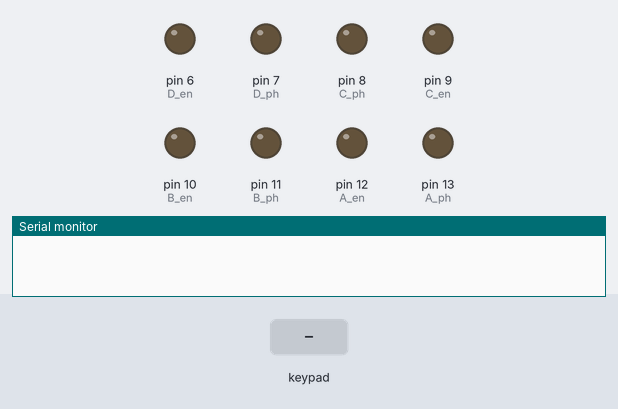
A sketch run on a simulated Arduino Uno, built with avr-gcc and run on an emulated ATmega328P. Parts: output pins drawn as LEDs (lit = HIGH), the last lines printed to the serial monitor. The test bench sets the inputs (shaded band).

Above: at 1.2 s.
1.3 s: key '1' pressed
At 2.5 s:
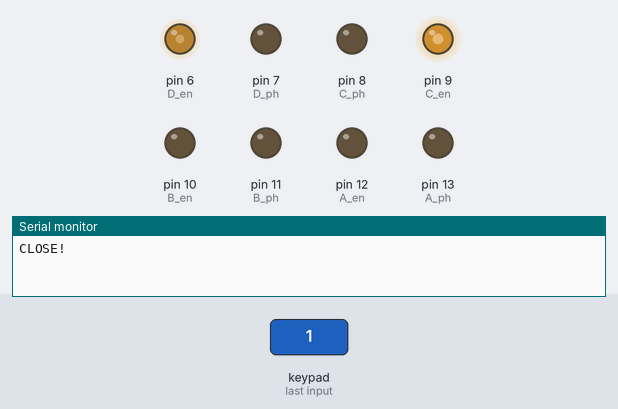
2.8 s: keypad keys 1 2 pressed 0.4 s apart
At 4.1 s:
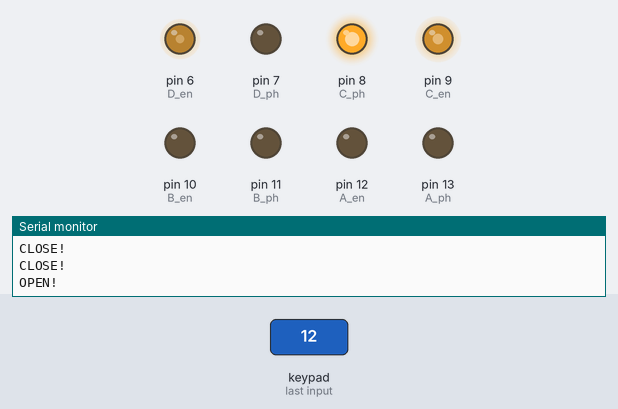
5.1 s: key '3' pressed
At 6.3 s:
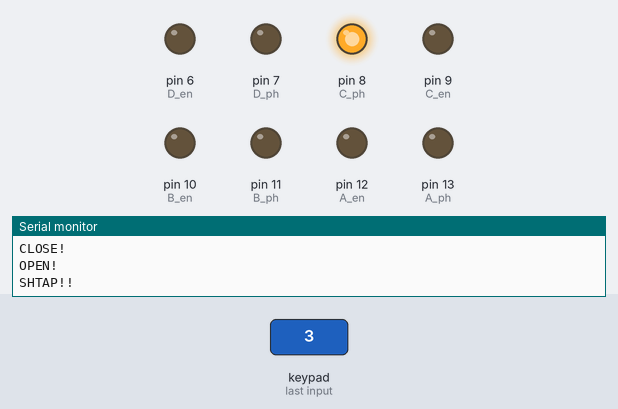
6.6 s: key '2' pressed
At 7.5 s:
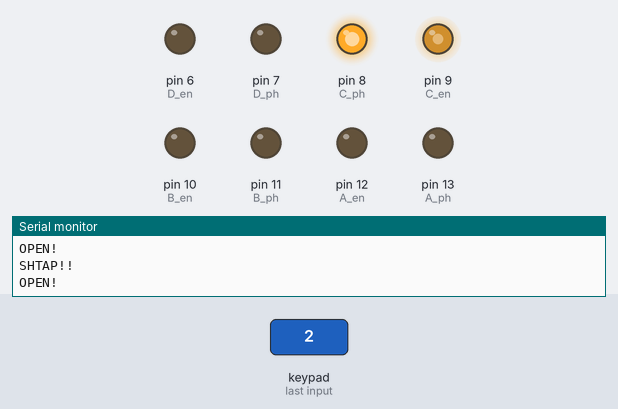
8.1 s: key '4' pressed
At 8.6 s:
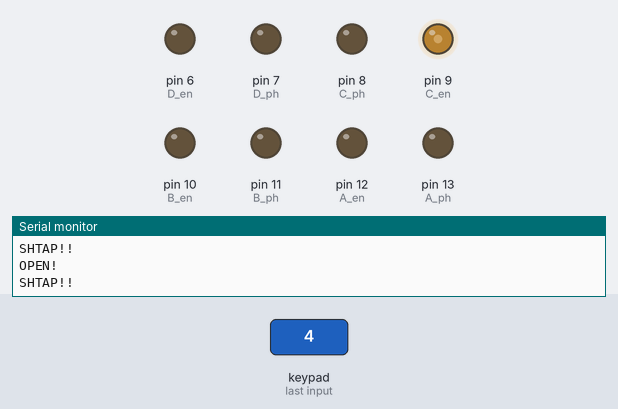
Timing chart, 0 to 10.6 s (numbered marks = the images above; inputs shaded):
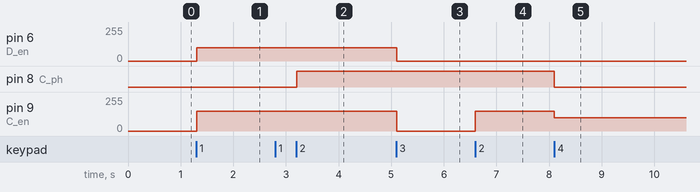

Measured:
- after the input at 1.3 s, pin 6 (D_en): 0/255 → 100/255 at once; pin 9 (C_en): 0/255 → 150/255 at once
- after the input at 2.8 s, pin 8 (C_ph): LOW → HIGH after 0.41 s
- after the input at 5.1 s, pin 6 (D_en): 100/255 → 0/255 at once; pin 9 (C_en): 150/255 → 0/255 at once
- after the input at 6.6 s, pin 9 (C_en): 0/255 → 150/255 at once
- after the input at 8.1 s, pin 8 (C_ph): HIGH → LOW at once; pin 9 (C_en): 150/255 → 100/255 at once

The sketch:

Hand_Manual_Control.ino
```cpp
#include <Keypad.h>
int i;
int A_en = 12; // Little/ring finger actuate
int B_en = 10; // Middle finger actuate
int C_en = 9; // First finger actuate
int D_en = 6; // Thumb actuate
int A_ph = 13; // Little/ring finger direction
int B_ph = 11; // Middle finger direction
int C_ph = 8; // First finger direction
int D_ph = 7; // Thumb direction

// Rows and columns for keypad
const byte ROWS = 4;
const byte COLS = 1;

// Define keypad
char hexaKeys[ROWS][COLS] = {
  {'1'},
  {'2'},
  {'3'},
  {'4'}
};
byte rowPins[ROWS] = {A0, A1, A2, A3};
byte colPins[COLS] = {A4};

// Create keypad object
Keypad customKeypad = Keypad(makeKeymap(hexaKeys), rowPins, colPins, ROWS, COLS);


void setup() {
  // Set baud rate
  Serial.begin(9600);

  pinMode(A_en, OUTPUT); //Initiates Little/Ring actuator pin
  pinMode(B_en, OUTPUT); //Initiates Middle actuator pin
  pinMode(C_en, OUTPUT); //Initiates First actuator pin
  pinMode(D_en, OUTPUT); //Initiates Thumb actuator pin
  pinMode(A_ph, OUTPUT); //Initiates Little/Ring direction pin
  pinMode(B_ph, OUTPUT); //Initiates Middle direction pin
  pinMode(C_ph, OUTPUT); //Initiates First direction pin
  pinMode(D_ph, OUTPUT); //Initiates Thumb direction pin

  // Initialise actuators in brake mode
  digitalWrite(A_en, LOW);
  digitalWrite(B_en, LOW);
  digitalWrite(C_en, LOW);
  digitalWrite(D_en, LOW);
}


void loop() {
  // Get the input from the keypad
  char customKey = customKeypad.getKey();
  // When button 1 is pressed call the key1 function to close the pinch
  if (customKey == '1') {
    Serial.println("CLOSE!");
    key1(A_ph, B_ph, C_ph, D_ph, A_en, B_en, C_en, D_en, customKey);
  }
  // When button 2 is pressed call the key2 function to open the pinch
  if (customKey == '2') {
    Serial.println("OPEN!");
    key2(A_ph, B_ph, C_ph, D_ph, A_en, B_en, C_en, D_en, customKey);
  }
  // When button 3 is pressed call the key3 function to
  if (customKey == '3') {
    Serial.println("SHTAP!!");
    key3(A_ph, B_ph, C_ph, D_ph, A_en, B_en, C_en, D_en, customKey);
  }
  // When button 4 is pressed call the key4 function to
  if (customKey == '4') {
    Serial.println("SHTAP!!");
    //backward @ half speed
    key4(A_ph, B_ph, C_ph, D_ph, A_en, B_en, C_en, D_en, customKey);
  }
}

// Key1 will have the thumb and first finger contract
void key1(int A_ph, int B_ph, int C_ph, int D_ph, int A_en, int B_en, int C_en, int D_en, char customKey) {
  // Set the direction of thumb and first finger
  digitalWrite(C_ph, LOW);
  digitalWrite(D_ph, LOW);
  // Set the speed of thumb and first finger
  analogWrite(C_en, 150);
  analogWrite(D_en, 100);
  return;
}
// Key2 will have the thumb and first finger retract
void key2(int A_ph, int B_ph, int C_ph, int D_ph, int A_en, int B_en, int C_en, int D_en, char customKey) {
  // Set the direction of thumb and first finger
  digitalWrite(C_ph, HIGH);
  //digitalWrite(D_ph, HIGH);
  // Set the speed of thumb and first finger
  analogWrite(C_en, 150);
  //analogWrite(D_en, 60);
  return;
}
// Key3 will be to stop all movement.
void key3(int A_ph, int B_ph, int C_ph, int D_ph, int A_en, int B_en, int C_en, int D_en, char customKey) {
  // Set the motor movement for all fingers to 0
  digitalWrite(A_en, LOW);
  digitalWrite(B_en, LOW);
  digitalWrite(C_en, LOW);
  digitalWrite(D_en, LOW);
  return;
}
// Key4 will close only the first finger
void key4(int A_ph, int B_ph, int C_ph, int D_ph, int A_en, int B_en, int C_en, int D_en, char customKey) {
  // Set the direction of thumb and first finger
  digitalWrite(C_ph, LOW);
  // Set the speed of thumb and first finger
  analogWrite(C_en, 100);
  return;
}
```
